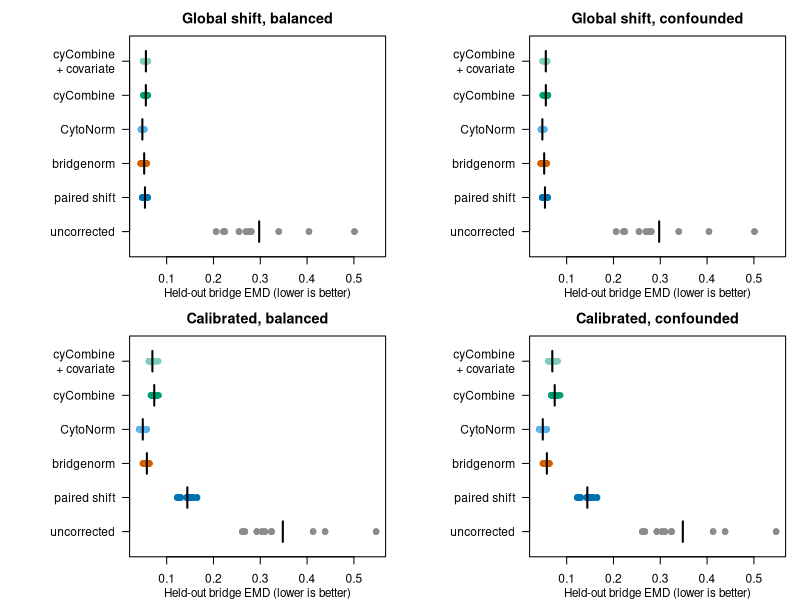
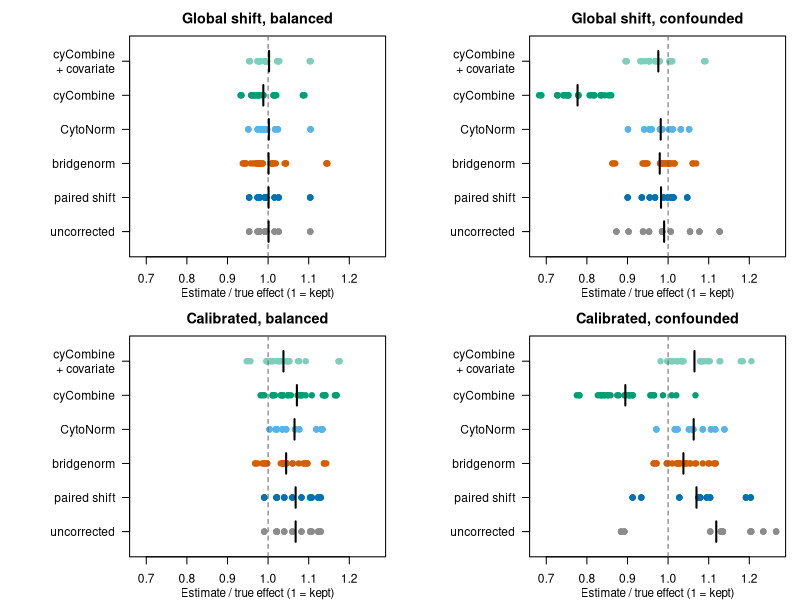
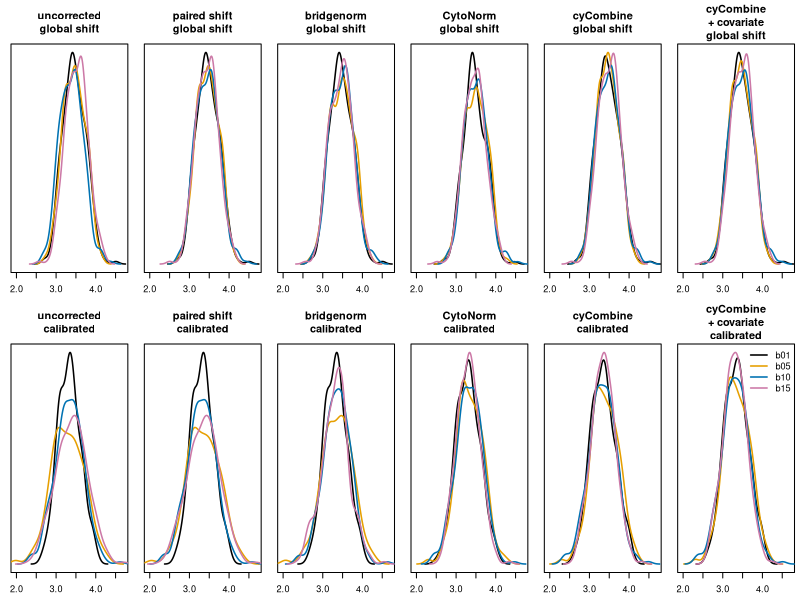

The R source for these figures, in order:
## ---- chunk 1
knitr::opts_chunk$set(collapse = TRUE, comment = "#>", echo = FALSE, fig.width = 7, fig.height = 5)
scores <- read.csv("compare-data/scores.csv")
densities <- read.csv("compare-data/densities.csv")
settings <- read.csv("compare-data/settings.csv")
methods <- c("uncorrected", "paired", "bridgenorm", "CytoNorm", "cyCombine", "cyCombine_covar")
labels <- c(
  uncorrected = "uncorrected", paired = "paired shift", bridgenorm = "bridgenorm", CytoNorm = "CytoNorm",
  cyCombine = "cyCombine", cyCombine_covar = "cyCombine\n+ covariate"
)
colours <- c(
  uncorrected = "grey55", paired = "#0072B2", bridgenorm = "#D55E00", CytoNorm = "#56B4E9",
  cyCombine = "#009E73", cyCombine_covar = "#7FCDBB"
)
scenarios <- expand.grid(
  design = c("balanced", "confounded"), batch_effect = c("global", "calibrated"),
  stringsAsFactors = FALSE
)[, 2:1]
scenario_title <- function(be, de) paste0(if (be == "global") "Global shift" else "Calibrated", ", ", de)
scores$ratio <- scores$effect / scores$effect_true
pick <- function(value, be, de, m) {
  scores[[value]][scores$batch_effect == be & scores$design == de & scores$method == m]
}
mean_of <- function(value, be, de, m) sprintf("%.3f", mean(pick(value, be, de, m)))
range_of <- function(value, be, de, m) paste(sprintf("%.2f", range(pick(value, be, de, m))), collapse = " to ")
setting <- function(name) settings$value[settings$setting == name]
dot_panels <- function(value, xlab, reference = NULL) {
  op <- par(mfrow = c(2, 2), mar = c(3, 9, 2.5, 1), cex = 0.72)
  lim <- range(c(reference, scores[[value]]))
  for (i in seq_len(nrow(scenarios))) {
    be <- scenarios$batch_effect[i]
    de <- scenarios$design[i]
    d <- scores[scores$batch_effect == be & scores$design == de, ]
    plot(d[[value]], match(d$method, methods), xlim = lim, ylim = c(0.5, length(methods) + 0.5), yaxt = "n",
      pch = 19, col = colours[d$method], xlab = "", ylab = "", main = scenario_title(be, de))
    if (!is.null(reference)) abline(v = reference, lty = 2, col = "grey40")
    axis(2, at = seq_along(methods), labels = labels[methods], las = 1)
    means <- tapply(d[[value]], factor(d$method, levels = methods), mean)
    segments(means, seq_along(methods) - 0.3, means, seq_along(methods) + 0.3, lwd = 2)
    mtext(xlab, side = 1, line = 2, cex = 0.7)
  }
  par(op)
}
## ---- chunk 2
knitr::kable(settings, col.names = c("Setting", "Value"))
## ---- chunk 3
dot_panels("heldout_emd", "Held-out bridge EMD (lower is better)")
## ---- chunk 4
dot_panels("ratio", "Estimate / true effect (1 = kept)", reference = 1)
## ---- chunk 5
batch_colours <- c(b01 = "black", b05 = "#E69F00", b10 = "#0072B2", b15 = "#CC79A7")
op <- par(mfrow = c(2, 6), mar = c(2.5, 1, 4, 0.5), cex = 0.55)
x_range <- range(densities$value[densities$design == "balanced"])
for (be in c("global", "calibrated")) {
  for (m in methods) {
    d <- densities[densities$batch_effect == be & densities$design == "balanced" & densities$method == m, ]
    dens <- lapply(split(d$value, d$batch), density)
    plot(NULL, xlim = x_range, ylim = c(0, max(sapply(dens, function(x) max(x$y)))),
      main = paste0(labels[[m]], "\n", if (be == "global") "global shift" else "calibrated"), xlab = "",
      ylab = "", yaxt = "n")
    for (b in names(dens)) lines(dens[[b]], col = batch_colours[[b]], lwd = 1.5)
  }
}
legend("topright", legend = names(batch_colours), col = batch_colours, lwd = 1.5, bty = "n")
par(op)
